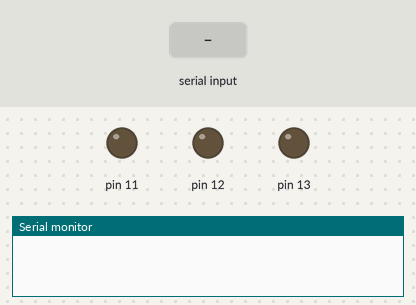
The sketch below on a simulated Arduino Uno, built with avr-gcc and run on an emulated ATmega328P. Shown: output pins drawn as LEDs (lit = HIGH), the last lines printed to the serial monitor. The test bench sets the inputs (shaded band).

Above: at 1.2 s.
1.3 s: "1" received over Serial
At 2.1 s:
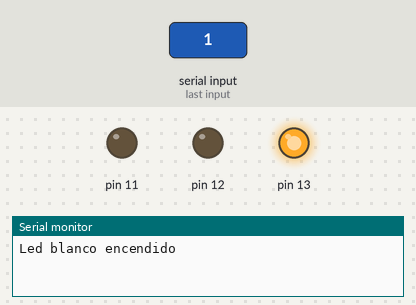
2.8 s: "3" received over Serial
At 3.2 s:
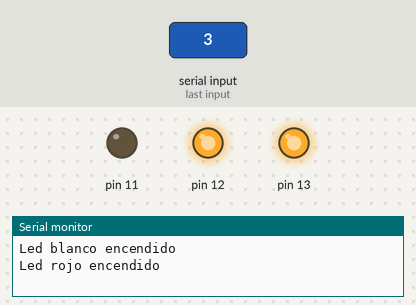
4.3 s: "2" received over Serial
At 5.5 s:
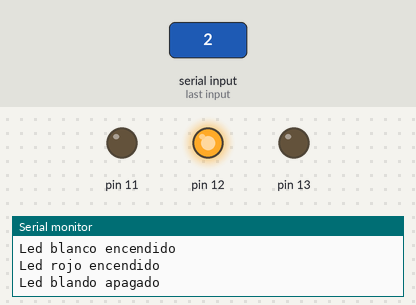
5.8 s: "5" received over Serial
At 6.7 s:
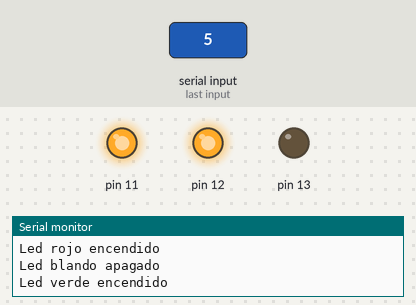
7.3 s: "4" received over Serial
At 7.9 s:
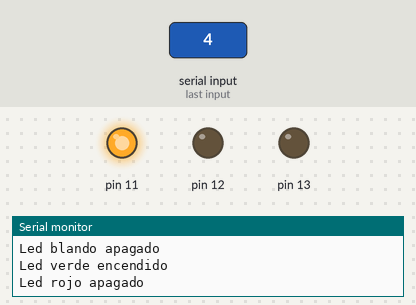
8.8 s: "1" received over Serial
At 10.2 s:
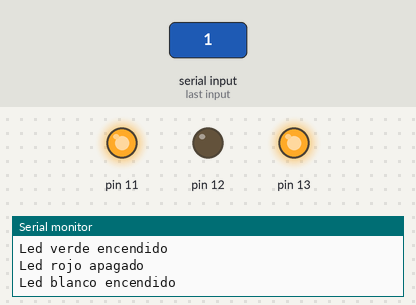
Timing chart, 0 to 11.3 s (numbered marks = the images above; inputs shaded):
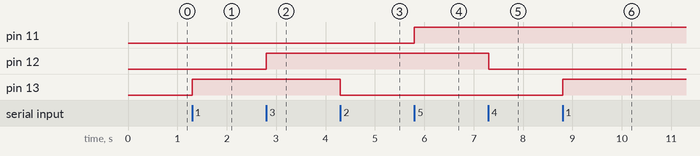

The sketch:

leer_puerto_serie.ino
```cpp
void setup()
{
  Serial.begin(9600);
  pinMode(13, OUTPUT);
  pinMode(12, OUTPUT);
  pinMode(11, OUTPUT);
}

void loop()
{
  if (Serial.available() > 0)
  {
    int incoming = Serial.read();

    if ((char)incoming == '1')
    {
      digitalWrite(13, HIGH);
      Serial.println("Led blanco encendido");
    }
    else if ((char)incoming == '2')
    {
      digitalWrite(13, LOW);
      Serial.println("Led blando apagado");
    }
    if ((char)incoming == '3')
    {
      digitalWrite(12, HIGH);
      Serial.println("Led rojo encendido");
    }
    else if ((char)incoming == '4')
    {
      digitalWrite(12, LOW);
      Serial.println("Led rojo apagado");
    }
    if ((char)incoming == '5')
    {
      digitalWrite(11, HIGH);
      Serial.println("Led verde encendido");
    }
    else if ((char)incoming == '6')
    {
      digitalWrite(11, LOW);
      Serial.println("Led verde apagado");
    }
  }
}
```

Measured:
- after the input at 1.3 s, pin 13: LOW → HIGH at once
- after the input at 2.8 s, pin 12: LOW → HIGH at once
- after the input at 4.3 s, pin 13: HIGH → LOW at once
- after the input at 5.8 s, pin 11: LOW → HIGH at once
- after the input at 7.3 s, pin 12: HIGH → LOW at once
- after the input at 8.8 s, pin 13: LOW → HIGH at once
